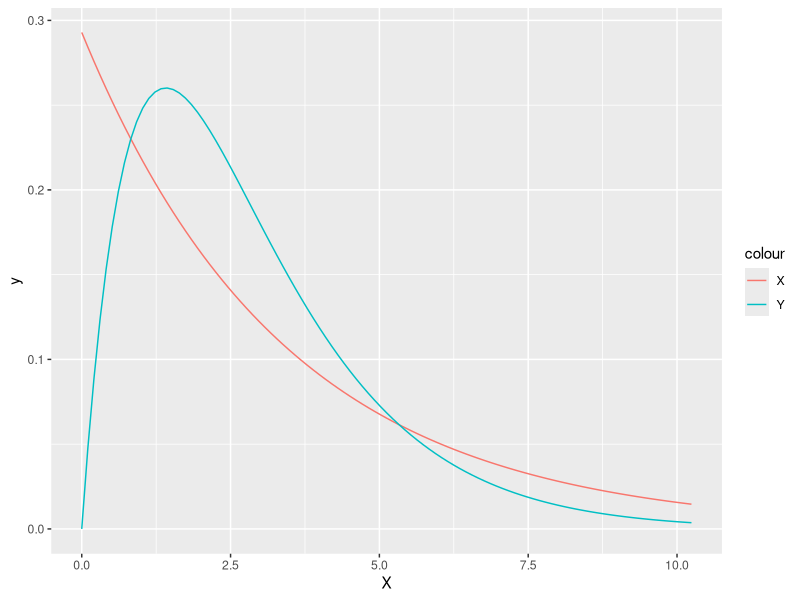

Source code (R):
# Brunner-Munzel
library(tidyverse)
library(ggplot2)


func_Erlang_WMW <- function(k1, k2, eps=10^-6){
  K<-k1+k2
  coef_ <- numeric(K)
  coef_k1 <- choose(k1, 0:k1)*((-1)^(0:k1))/gamma(k1) 
  for(n in 0:(k2-1))
    coef_[(n+1):(n+1+length(coef_k1)-1)] <- coef_[(n+1):(n+1+length(coef_k1)-1)]+gamma(k1+n)/gamma(n+1)*coef_k1
  coef_[1]<-coef_[1]-0.5 # converting to polyfunction = 0
  roots<-polyroot(coef_)
  root<-roots[(abs(Im(roots)) < eps) & (0<Re(roots)) & (Re(roots)<1)]
  if(length(root)==1) r_root <- Re(root)
  else warning("Some roots are found.")
  return(list(r_root=r_root, roots=roots, coef_=coef_, k1=k1, k2=k2))
}



k1<- 1; k2 <- 2; 
results<-func_Erlang_WMW(k1=k1, k2=k2)
results


lambda1 <- 1-results$r_root;
lambda2 <- results$r_root;




# checking via Simulation
N<-10000000
dfx <- rgamma(N, shape=k1, rate = lambda1)
dfy <- rgamma(N, shape=k2, rate = lambda2)
mean(dfx<dfy) #P(X<Y)

#plot of density
xmax <- max(k1/lambda1+sqrt(k1/(lambda1^2))*2,
            k2/lambda2+sqrt(k2/(lambda2^2))*2)
ggplot(data = data.frame(X=c(0, xmax)), aes(x=X)) +
  stat_function(fun=function(x) dgamma(x, shape=k1, rate = lambda1), aes(color="X")) +
  stat_function(fun=function(x) dgamma(x, shape=k2, rate = lambda2), aes(color="Y"))








# debag

# solving
k1<- 1; k2 <- 3; 

K<-k1+k2
coef_ <- numeric(K)
coef_k1 <- choose(k1, 0:k1)*((-1)^(0:k1))/gamma(k1) 
coef_k1

n<-0
for(n in 0:(k2-1))
  coef_[(n+1):(n+1+length(coef_k1)-1)] <- 
  coef_[(n+1):(n+1+length(coef_k1)-1)]+gamma(k1+n)/gamma(n+1)*coef_k1

coef_[1]<-coef_[1]-0.5
coef_

roots<-polyroot(coef_)

root<-roots[(abs(Im(roots)) < 10^-6) & (Re(roots)>0)]
length(root)

Re(root)


